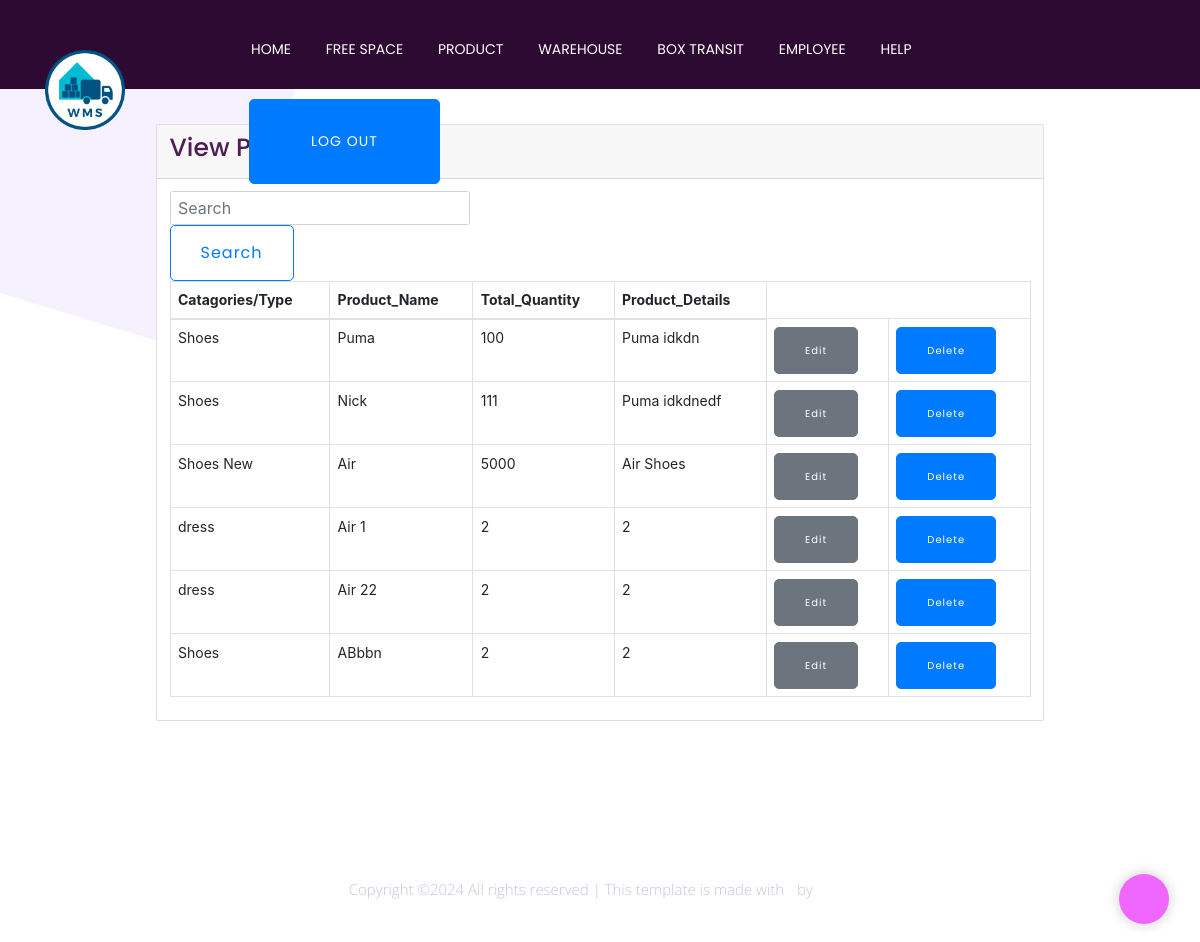
The app's page /view_product (signed in) with its own data.
### warehouse/models7.py (models this page shows, shortened)
class Products(models.Model):
    foreign_key_fied =models.ForeignKey(Racks, on_delete=models.CASCADE,null=True,blank=True)
    Catagories=models.CharField(max_length=100)
    Product_Name=models.CharField(max_length=50)
    Total_Quantity=models.IntegerField(null=True)
    Product_Details=models.CharField(max_length=100)

### warehouse/views.py (the view)
# urls.py: path('view_product',views.viewProduct, name='view_product'),
def viewProduct(request):
    user_id = request.session.get('user_id')
    if not user_id:
        return redirect('main_index_Page')
    try:
        stu=Products.objects.all().values()
        return render(request,'view_product.html',{'stu':stu})
    except Supervise.DoesNotExist:
        return redirect('main_index_Page')

### warehouse/templates/view_product.html (shortened to what this page needs)
{% extends 'supervisor_header.html' %}
{% block content %}
{% load static %}
<html lang="en">
  <head>
    <link rel="stylesheet" href="https://cdn.jsdelivr.net/npm/bootstrap@4.3.1/dist/css/bootstrap.min.css">
  </head>
  <body>
    <div class="container mt-4">
      <div class="card custom-card">
        <div class="card-header">
          <h1 class="card-title">View Product</h1>
        </div>
        <div class="card-body">
          <table class="table table-bordered">
            <thead>
              <form class="form-inline my-3">
                <input class="form-control mr-sm-2" type="search" id="searchInput" placeholder="Search" aria-label="Search" style="width: 300px; font-size: 16px;">
                <button class="btn btn-outline-primary my-2 my-sm-0" type="button" onclick="searchTable()" style="font-size: 16px;">Search</button>
              </form>
                    <tr>
                      <th>Catagories/Type</th>
                      <th>Product_Name</th>
                      <th>Total_Quantity</th>
                      <th>Product_Details</th>
                    </tr>
                  </thead>
                  <tbody>
                    {% for stu in stu %}
                      <tr>
                        <td>{{ stu.Catagories }}</td>
                        <td>{{ stu.Product_Name }}</td>
                        <td>{{ stu.Total_Quantity }}</td>
                        <td>{{ stu.Product_Details }}</td>
                        <td><a href="edit_Product/{{ stu.id }}" class="btn btn-secondary">Edit</a></td>
                        <td><a href="delete_Product/{{ stu.id }}" class="btn btn-primary">Delete</a></td>
                      </tr>
                    {% endfor %}
                  </tbody>
                </table>
            </div>
          </div>
        </div>
  </body>
</html>
{% endblock content %}

### warehouse/templates/view_product.html (style rules this page uses)
.custom-card { width: 80%; margin: 0 auto; font-size: 14px; }

### records on screen
Products: Catagories "Shoes", Product_Name "Puma", Total_Quantity "100", Product_Details "Puma idkdn"
Products: Catagories "Shoes", Product_Name "Nick", Total_Quantity "111", Product_Details "Puma idkdnedf"
Products: Catagories "Shoes New", Product_Name "Air", Total_Quantity "5000", Product_Details "Air Shoes"
Products: Catagories "dress", Product_Name "Air 1", Total_Quantity "2", Product_Details "2"
Products: Catagories "dress", Product_Name "Air 22", Total_Quantity "2", Product_Details "2"
Products: Catagories "Shoes", Product_Name "ABbbn", Total_Quantity "2", Product_Details "2"
